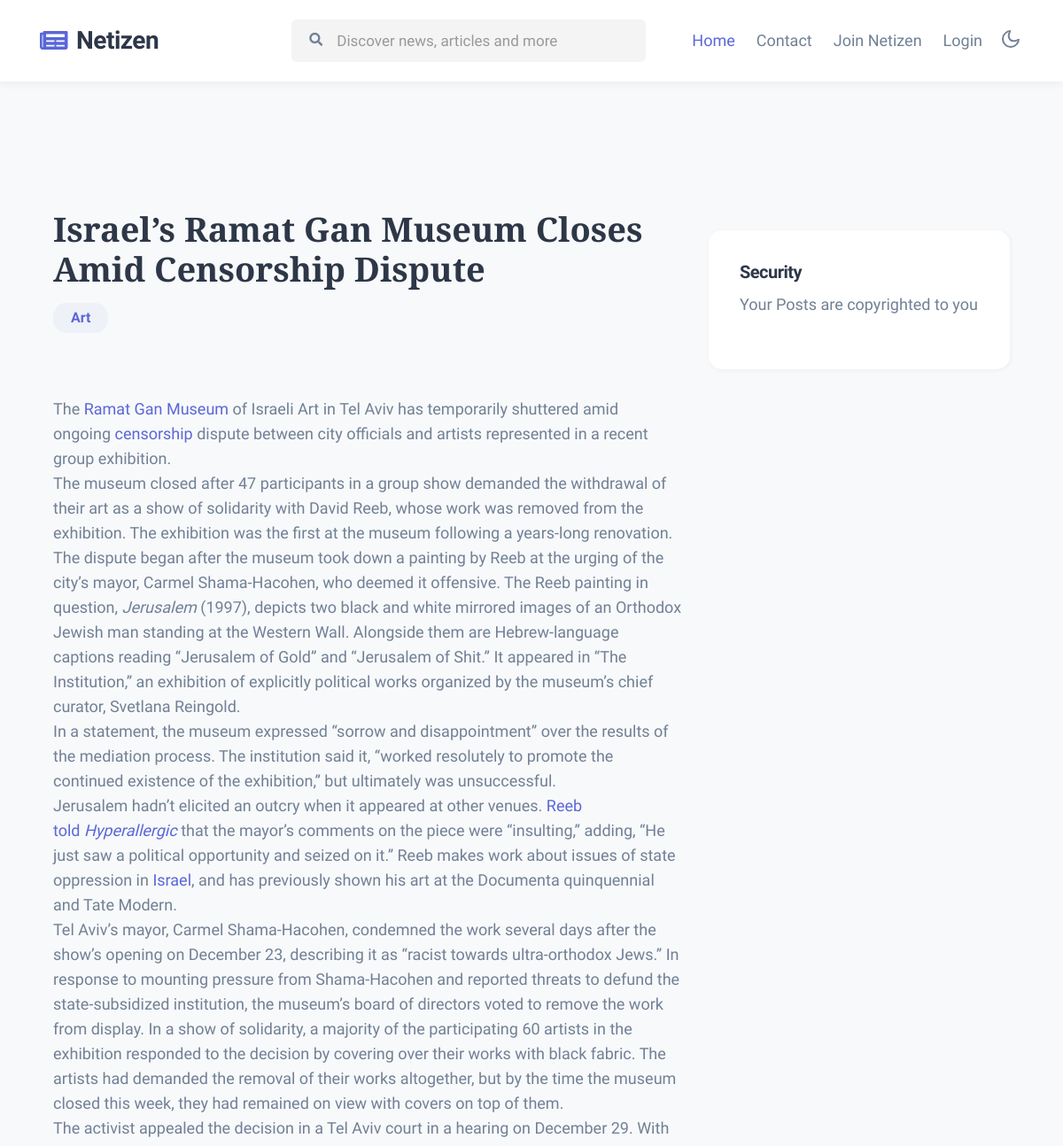
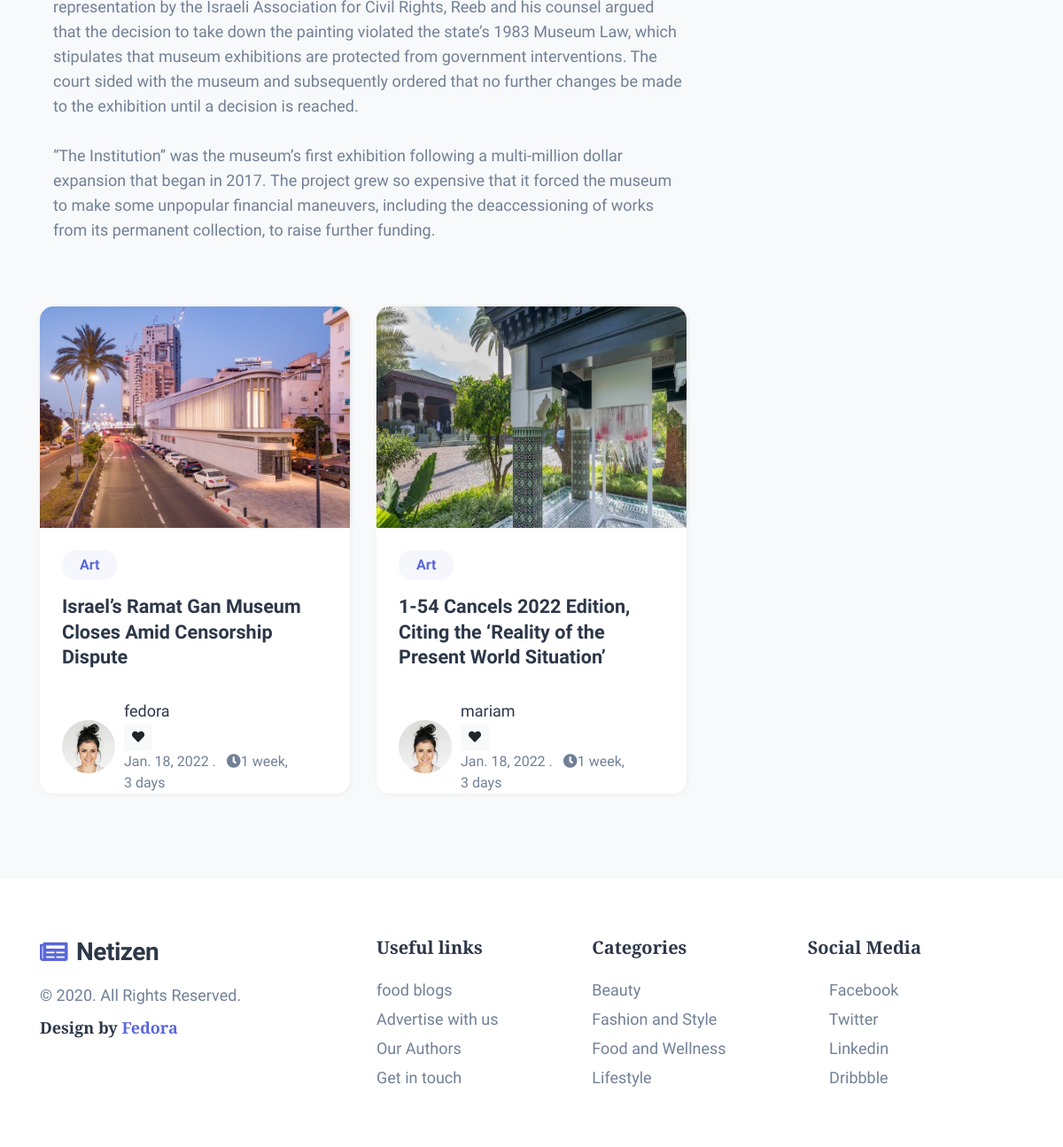
The page /article/postDetail/1/ on the database its author committed (2 pictures, top to bottom).
### posts/models.py (models this page shows, shortened)
class Post(models.Model):
	category = models.ForeignKey(Category, on_delete=models.CASCADE )
	author = models.ForeignKey(User, related_name="author", on_delete=models.CASCADE, blank = True, null=True)
	title = models.CharField(max_length = 200)
	image = models.ImageField(blank = True, upload_to = 'images', null = True)
	details = RichTextField()
	liked = models.ManyToManyField(User, blank=True, related_name='liked')
	created = models.DateField(auto_now_add = True)
	updated = models.DateField(auto_now = True)

class Category(MPTTModel):
	parent = TreeForeignKey('self', on_delete=models.CASCADE, null=True, blank=True, related_name='children')
	title = models.CharField(max_length = 100)
	icon = models.CharField(max_length = 3000)
	description = RichTextField()
	created = models.DateField(auto_now_add = True)
	updated = models.DateField(auto_now = True)
	def __str__(self) -> str:
		return self.title
	class MPTTMeta:
		order_insertion_by = ['title']

### posts/views.py (the view)
# urls.py: path('postDetail/<int:pk>/', postDetail, name='postDetail'),
def postDetail(required, pk):
    post = Post.objects.get(pk = pk)
    postlist = Post.objects.all()[:3]
    context = {
        'post':post,
        'postlist':postlist,
    }
    return render(required, "postDetails.html", context)

### posts/templates/postDetails.html (shortened to what this page needs)
{% extends 'base.html' %}
{% load static %}
{% block content %}
<div class="w3l-homeblock2 py-5">
    <div class="container pt-md-4 pb-md-5">
        <div class="w3l-contact-10 py-5" id="contact">
            <div class="form-41-mian pt-lg-4 pt-md-3 pb-md-4">
                <div class="container">
                    <div class="row">
                        <div class="col-lg-8 form-inner-cont">
                            <h3 class="category-title mb-3"> {{post.title}}</h3>
                            <span class="label-blue mb-sm-4 mb-3">{{post.category}}</span>
                            <p class="mb-sm-5 mb-4 max-width">{{post.details|safe}}</p>
                        </div>
                        <div class="col-lg-4 contacts-5-grid-main section-gap mt-lg-0 mt-5">
                            <div class="contacts-5-grid">
                                <div class="map-content-5">
                                    <section class="tab-content">
                                        <div class="contact-type">
                                            <div class="address-grid mb-4">
                                                <h6>Security</h6>
                                                <p>Your Posts are copyrighted to you</p>
                                            </div>
                                        </div>
                                    </section>
                                </div>
                            </div>
                        </div>
                    </div>
                </div>
            </div>
        </div>
        <div class="row">
            {% for x in postlist %}
            <div class="col-lg-4 col-md-6 item">
                <div class="card">
                    <div class="card-header p-0 position-relative">
                        <a href="/article/postDetail/{{x.id}}">
                            <img class="card-img-bottom d-block radius-image-full" style="height: 250px;"
                                src="{{x.image.url}}" alt="Card image cap">
                        </a>
                    </div>
                    <div class="card-body blog-details" style="height: 300px;">
                        <span class="label-blue"><a href="">{{x.category}}</a></span>
                        <a href="/article/postDetail/{{x.id}}" class="blog-desc">{{x.title |truncatechars:90 }}
                        </a>
                        <div class="author align-items-center mt-3 mb-1">
                            <img src="{% static 'assets/images/a2.jpg' %}" alt="" class="img-fluid rounded-circle" />
                            <ul class="blog-meta">
                                <li>
                                    <a href="#">{{x.author}}</a> </a>
                                    <form action="/" method="Post">
                                        <button class="btn btn-light btn-sm" type="submit" name="post_id" value="{{x.id}}">
                                            <i class="fa fa-heart" aria-hidden="true" id="like"></i>
                                        </button>
                                    </form>
                                </li>
                                <li class="meta-item blog-lesson">
                                    <span class="meta-value"> {{x.created}} </span>. <span
                                        class="meta-value ml-2"><span class="fa fa-clock-o"></span>{{x.created|timesince }}</span>
                                </li>
                            </ul>
                        </div>
                    </div>
                </div>
            </div>
            {% endfor %}
        </div>
    </div>
</div>
{% endblock %}

### templates/base.html
{% include 'temps/header.html' %}
{% block content %}
{% endblock %}
{% include 'temps/footer.html' %}

### home/templates/temps/header.html (shortened to what this page needs)
{% load static %}
<!doctype html>
<html lang="en">
<head>
	<link rel="stylesheet" href="{% static 'assets/css/style-starter.css' %}">
	<link href="https://cdnjs.cloudflare.com/ajax/libs/font-awesome/5.13.0/css/all.min.css" rel="stylesheet">
	<link rel="stylesheet" href="https://use.fontawesome.com/releases/v5.7.2/css/all.css"
>
</head>
<body>
	<header class="w3l-header">
		<div class="container">
			<nav class="navbar navbar-expand-lg navbar-light fill px-lg-0 py-0 px-sm-3 px-0">
				<a class="navbar-brand" href="/">
					<span class="fa fa-newspaper-o"></span> Netizen</a>
				<div class="collapse navbar-collapse" id="navbarSupportedContent"
					style="font-size: small; font-weight: 200;">
					<nav class="mx-auto">
						<div class="search-bar">
							<form class="search">
								<input type="search" class="search__input" name="search"
									placeholder="Discover news, articles and more" onload="equalWidth()" required>
								<span class="fa fa-search search__icon"></span>
							</form>
						</div>
					</nav>
					<ul class="navbar-nav">
						<li class="nav-item active">
							<a class="nav-link" href="/">Home</a>
						</li>
						<li class="nav-item @@contact__active">
							<a class="nav-link" href="contact.html">Contact</a>
						</li>
						{% if user.id is not None%}
						<div class="header-author d-flex ml-lg-4 pl-2 mt-lg-0 mt-3">
							<div class="author align-items-center">
								<img src="{% static 'assets/images/user.png' %}" alt="" width="40px" class="img-fluid rounded-circle" />
							</div>
							<div class="align-self ml-3">
								<a href="#author">
									<h5>{{user.username}}</h5>
								</a>
								<a href="{% url 'logout' %}">Logout</a>
							</div>
						</div>
						{% else %}
							<li class="nav-item @@contact__active"><a class="nav-link" href="/profile/register">Join Netizen</a></li>
							<li class="nav-item @@contact__active"><a class="nav-link" href="/profile/login">Login</a></li>
						{% endif %}
					</ul>
				</div>
				<div class="mobile-position">
					<nav class="navigation">
						<div class="theme-switch-wrapper">
							<label class="theme-switch" for="checkbox">
								<div class="mode-container">
									<i class="gg-moon"></i>
								</div>
							</label>
						</div>
					</nav>
				</div>
		</div>
	</header>

### home/templates/temps/footer.html (shortened to what this page needs)
{% load static %}
<section class="app-footer">
  <footer class="footer-28 py-5">
    <div class="footer-bg-layer">
      <div class="container py-lg-3">
        <div class="row footer-top-28">
          <div class="col-lg-4 footer-list-28 copy-right mb-lg-0 mb-sm-5 mt-sm-0 mt-4">
            <a class="navbar-brand mb-3" href="index.html">
              <span class="fa fa-newspaper-o"></span> Netizen</a>
            <p class="copy-footer-28"> © 2020. All Rights Reserved. </p>
            <h5 class="mt-2">Design by <a href="https://w3layouts.com/">Fedora</a></h5>
          </div>
          <div class="col-lg-8 row">
            <div class="col-sm-4 col-6 footer-list-28">
              <h6 class="footer-title-28">Useful links</h6>
              <ul>
                <li><a href="#categories">food blogs</a></li>
                <li><a href="#advertise">Advertise with us</a></li>
                <li><a href="#authors">Our Authors</a></li>
                <li><a href="contact.html">Get in touch</a></li>
              </ul>
            </div>
            <div class="col-sm-4 col-6 footer-list-28">
              <h6 class="footer-title-28">Categories</h6>
              <ul>
                <li><a href="beauty.html">Beauty</a></li>
                <li><a href="fashion.html">Fashion and Style</a></li>
                <li><a href="#food"> Food and Wellness</a></li>
                <li><a href="#lifestyle">Lifestyle</a></li>
              </ul>
            </div>
            <div class="col-sm-4 col-6 footer-list-28 mt-sm-0 mt-4">
              <h6 class="footer-title-28">Social Media</h6>
              <ul class="social-icons">
                <li class="facebook">
                  <a href="#facebook"><span class="fa fa-facebook"></span> Facebook</a></li>
                <li class="twitter"> <a href="#twitter"><span class="fa fa-twitter"></span> Twitter</a></li>
                <li class="linkedin"> <a href="#linkedin"><span class="fa fa-linkedin"></span> Linkedin</a></li>
                <li class="dribbble"><a href="#dribbble"><span class="fa fa-dribbble"></span> Dribbble</a></li>
              </ul>
            </div>
          </div>
        </div>
      </div>
    </div>
  </footer>
</section>
</body>
</html>

### rows shown on the page
Post: title "Israel’s Ramat Gan Museum Closes Amid Censorship Dispute", category "Art", details "The Ramat Gan Museum of Israeli Art in Tel Aviv has temporarily shuttered amid ongoing censorship dispute between city officials and artists represented in a recent group exhibition. The museum closed after 47 participants in a group show demanded the withdrawal of their art as a show of solidarity with David Reeb, whose work was removed from the exhibition. The exhibition was the first at the museum following a years-long renovation. The dispute began after the museum took down a painting by Reeb at the urging of the city’s mayor, Carmel Shama-Hacohen, who deemed it offensive. The Reeb painting in question, Jerusalem (1997), depicts two black and white mirrored images of an Orthodox Jewish…", image (picture), author "fedora", {{ x.id }} 1 (drawn), created "Jan. 18, 2022", created "1 week, 3 days"
Post: image (picture), category "Art", title "1-54 Cancels 2022 Edition, Citing the ‘Reality of the Present World Situation’", author "mariam", {{ x.id }} 2 (drawn), created "Jan. 18, 2022", created "1 week, 3 days"
